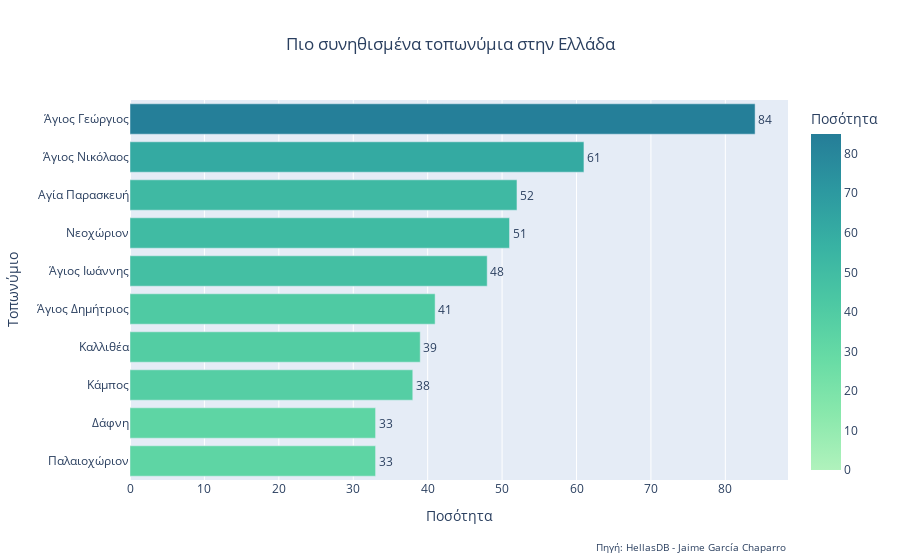

The code cell stored with this chart in its notebook:
### Markdown cell above
## Analaysing repeated names

### Code cell
# Build the dataframe
most_freq = df.groupby('location').count().sort_values(by = 'article', ascending= False).head(10)[['article', 'legal11']]

# Change format for Plotly
temp_df = (most_freq
           .reset_index()
           .rename(columns = {'location': 'Τοπωνύμιο', 'article': 'Ποσότητα'})
           .sort_values(by = 'Ποσότητα', ascending = True)
           .copy())

# Plot the figure
fig = px.bar(
    temp_df, 
    x = 'Ποσότητα', 
    y = 'Τοπωνύμιο', 
    orientation = 'h', 
    title = 'Πιο συνηθισμένα τοπωνύμια στην Ελλάδα',

    color = 'Ποσότητα',
    color_continuous_scale = 'Tealgrn',
    range_color = [0, temp_df['Ποσότητα'].max() + 1],
    )

# Center the title
fig.update_layout(title_x = 0.5)

# Add text labels
fig.update_traces(text=temp_df['Ποσότητα'], textposition='outside')

# Customize text font and size
fig.update_layout(
    uniformtext_minsize=8,
    uniformtext_mode='hide',
    font=dict(size=12)
)

# Add a text watermark
fig.add_annotation(
    text = 'Πηγή: HellasDB - Jaime García Chaparro',
    xref = 'paper',
    yref = 'paper',
    x = 1.0,
    y = -0.2,
    showarrow = False,
    font = dict(size = 10)
)

fig.show()

### Figure 1 — Plotly figure (JSON) as saved in the notebook; plotly's stock layout.template omitted (floating-point values rounded to 4 significant figures)
{"data": [{"alignmentgroup": "True", "hovertemplate": "Ποσότητα=%{marker.color}<br>Τοπωνύμιο=%{y}<extra></extra>", "legendgroup": "", "marker": {"color": [33, 33, 38, 39, 41, 48, 51, 52, 61, 84], "coloraxis": "coloraxis", "pattern": {"shape": ""}}, "name": "", "offsetgroup": "", "orientation": "h", "showlegend": false, "text": [33, 33, 38, 39, 41, 48, 51, 52, 61, 84], "textposition": "outside", "type": "bar", "x": [33, 33, 38, 39, 41, 48, 51, 52, 61, 84], "xaxis": "x", "y": ["Παλαιοχώριον", "Δάφνη", "Κάμπος", "Καλλιθέα", "Άγιος Δημήτριος", "Άγιος Ιωάννης", "Νεοχώριον", "Αγία Παρασκευή", "Άγιος Νικόλαος", "Άγιος Γεώργιος"], "yaxis": "y"}], "layout": {"annotations": [{"font": {"size": 10}, "showarrow": false, "text": "Πηγή: HellasDB - Jaime García Chaparro", "x": 1, "xref": "paper", "y": -0.2, "yref": "paper"}], "barmode": "relative", "coloraxis": {"cmax": 85, "cmin": 0, "colorbar": {"title": {"text": "Ποσότητα"}}, "colorscale": [[0, "rgb(176, 242, 188)"], [0.1667, "rgb(137, 232, 172)"], [0.3333, "rgb(103, 219, 165)"], [0.5, "rgb(76, 200, 163)"], [0.6667, "rgb(56, 178, 163)"], [0.8333, "rgb(44, 152, 160)"], [1, "rgb(37, 125, 152)"]]}, "font": {"size": 12}, "legend": {"tracegroupgap": 0}, "title": {"text": "Πιο συνηθισμένα τοπωνύμια στην Ελλάδα", "x": 0.5}, "uniformtext": {"minsize": 8, "mode": "hide"}, "xaxis": {"anchor": "y", "domain": [0, 1], "title": {"text": "Ποσότητα"}}, "yaxis": {"anchor": "x", "domain": [0, 1], "title": {"text": "Τοπωνύμιο"}}}}
